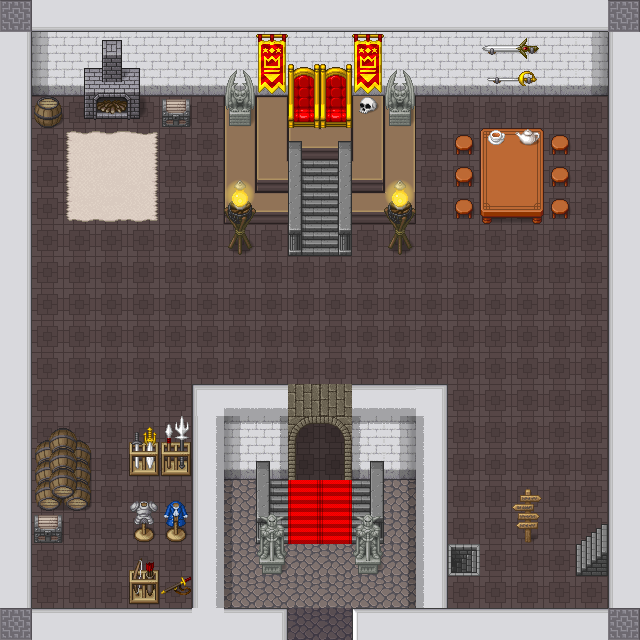

A level layout from a 2D game, rendered from its tile map. Below: a short description, then the map file with tile-grid data replaced by summaries:
An orthogonal 20x20 tile map with 32x32 px tiles, 3 tile layers (Tile Layer 1, Tile Layer 2, Tile Layer 3), 3 tilesets and 22 objects (start, teleport-1, wall-001, wall-002, wall-007, ...).

<map version="1.10" tiledversion="1.11.0" orientation="orthogonal" renderorder="right-down" width="20" height="20" tilewidth="32" tileheight="32" infinite="0" nextlayerid="6" nextobjectid="23">
 <tileset firstgid="1" source="[Base]BaseChip_pipo.tsx" />
 <tileset firstgid="1065" source="../../spritesheets/Overworld.tsx" />
 <tileset firstgid="2505" source="../../spritesheets/slates.tsx" />
 <layer id="1" name="Tile Layer 1" width="20" height="20">
  <data>[400 cells, 400 non-empty, 23 distinct tile ids]</data>
 </layer>
 <layer id="2" name="Tile Layer 2" width="20" height="20">
  <data>[400 cells, 95 non-empty, 48 distinct tile ids]</data>
 </layer>
 <layer id="3" name="Tile Layer 3" width="20" height="20">
  <data>[400 cells, 43 non-empty, 35 distinct tile ids]</data>
 </layer>
 <objectgroup id="4" name="Object Layer 1">
  <object id="1" name="Start position" type="start" x="319.77" y="582.93">
   <point />
  </object>
  <object id="2" name="teleport-1" x="288.603" y="609.597" width="64.8333" height="29.8333">
   <properties>
    <property name="destination" value="map" />
    <property name="x" type="int" value="807" />
    <property name="y" type="int" value="920" />
   </properties>
  </object>
  <object id="3" name="wall-001" x="0.603423" y="608.264" width="287.5" height="32">
   <properties>
    <property name="collision" type="bool" value="true" />
   </properties>
  </object>
  <object id="4" name="wall-002" x="354.103" y="608.514" width="285.833" height="32">
   <properties>
    <property name="collision" type="bool" value="true" />
   </properties>
  </object>
  <object id="5" name="wall-007" x="193.353" y="384.931" width="101" height="92.3333">
   <properties>
    <property name="collision" type="bool" value="true" />
   </properties>
  </object>
  <object id="6" name="wall-008" x="344.853" y="385.416" width="102.091" height="94.8485">
   <properties>
    <property name="collision" type="bool" value="true" />
   </properties>
  </object>
  <object id="7" name="wall-006" x="193.353" y="478.264" width="30" height="130">
   <properties>
    <property name="collision" type="bool" value="true" />
   </properties>
  </object>
  <object id="8" name="wall-009" x="416.353" y="480.264" width="31.5" height="127.5">
   <properties>
    <property name="collision" type="bool" value="true" />
   </properties>
  </object>
  <object id="9" name="wall-005" x="0.307968" y="95.5974" width="30.803" height="512.667">
   <properties>
    <property name="collision" type="bool" value="true" />
   </properties>
  </object>
  <object id="10" name="wall-003" x="609.035" y="95.9003" width="31.3485" height="513.031">
   <properties>
    <property name="collision" type="bool" value="true" />
   </properties>
  </object>
  <object id="11" name="wall-004" x="0.148877" y="0.264107" width="640.212" height="95.2727">
   <properties>
    <property name="collision" type="bool" value="true" />
   </properties>
  </object>
  <object id="12" name="wall-010" x="370.353" y="461.181" width="13.8333" height="82.5">
   <properties>
    <property name="collision" type="bool" value="true" />
   </properties>
  </object>
  <object id="13" name="wall-011" x="256.186" y="461.681" width="13.8333" height="82.5">
   <properties>
    <property name="collision" type="bool" value="true" />
   </properties>
  </object>
  <object id="14" name="wall-020" x="286.75" y="141.917" width="13.8333" height="113">
   <properties>
    <property name="collision" type="bool" value="true" />
   </properties>
  </object>
  <object id="15" name="wall-021" x="339.083" y="143" width="13.8333" height="113">
   <properties>
    <property name="collision" type="bool" value="true" />
   </properties>
  </object>
  <object id="16" name="wall-022" x="384.083" y="97" width="30.3333" height="84">
   <properties>
    <property name="collision" type="bool" value="true" />
   </properties>
  </object>
  <object id="17" name="wall-023" x="225.333" y="96.5" width="30.3333" height="84">
   <properties>
    <property name="collision" type="bool" value="true" />
   </properties>
  </object>
  <object id="18" name="wall-024" x="225.333" y="178.5" width="61.8333" height="44.5">
   <properties>
    <property name="collision" type="bool" value="true" />
   </properties>
  </object>
  <object id="19" name="wall-025" x="353.583" y="179.25" width="61.8333" height="44.5">
   <properties>
    <property name="collision" type="bool" value="true" />
   </properties>
  </object>
  <object id="20" name="teleport-2" x="450" y="544.667" width="28" height="30">
   <properties>
    <property name="destination" value="jail" />
    <property name="x" type="int" value="50" />
    <property name="y" type="int" value="400" />
   </properties>
  </object>
  <object id="21" name="teleport-3" x="577.333" y="542.667" width="29.3333" height="31.3333">
   <properties>
    <property name="destination" value="map" />
    <property name="x" type="int" value="807" />
    <property name="y" type="int" value="750" />
   </properties>
  </object>
  <object id="22" name="wall-030" x="481.333" y="129" width="61.8333" height="84">
   <properties>
    <property name="collision" type="bool" value="true" />
   </properties>
  </object>
 </objectgroup>
</map>
